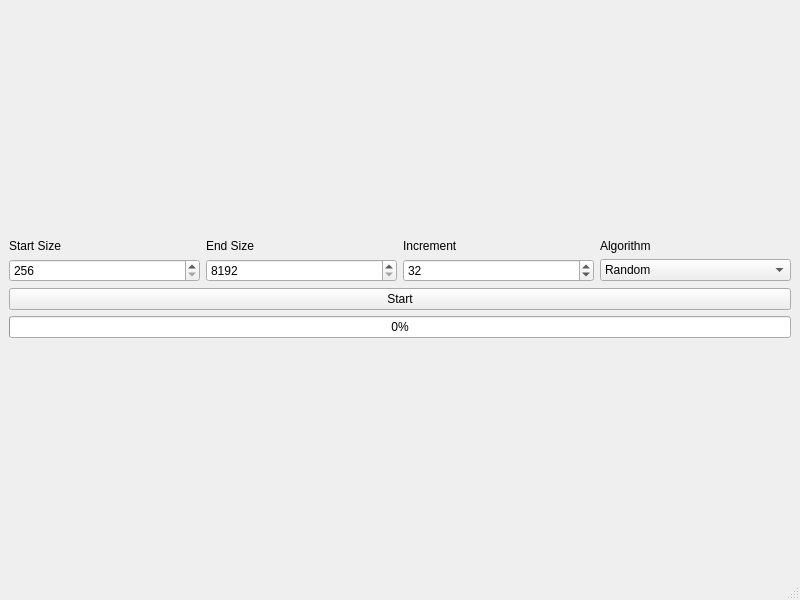
<?xml version="1.0" encoding="UTF-8"?>
<ui version="4.0">
 <class>MemSpeed</class>
 <widget class="QMainWindow" name="MemSpeed">
  <property name="geometry">
   <rect>
    <x>0</x>
    <y>0</y>
    <width>800</width>
    <height>600</height>
   </rect>
  </property>
  <property name="sizePolicy">
   <sizepolicy hsizetype="MinimumExpanding" vsizetype="MinimumExpanding">
    <horstretch>0</horstretch>
    <verstretch>0</verstretch>
   </sizepolicy>
  </property>
  <property name="windowTitle">
   <string>MemSpeed</string>
  </property>
  <widget class="QWidget" name="centralwidget">
   <layout class="QVBoxLayout" name="verticalLayout">
    <item>
     <layout class="QVBoxLayout" name="mainLayout">
      <item>
       <layout class="QHBoxLayout" name="horizontalLayout">
        <item>
         <layout class="QVBoxLayout" name="StartSizeLayout">
          <item>
           <widget class="QLabel" name="label">
            <property name="sizePolicy">
             <sizepolicy hsizetype="Minimum" vsizetype="Fixed">
              <horstretch>0</horstretch>
              <verstretch>0</verstretch>
             </sizepolicy>
            </property>
            <property name="text">
             <string>Start Size</string>
            </property>
           </widget>
          </item>
          <item>
           <widget class="QSpinBox" name="StartSizeValue">
            <property name="minimum">
             <number>256</number>
            </property>
            <property name="maximum">
             <number>20971520</number>
            </property>
            <property name="singleStep">
             <number>32</number>
            </property>
           </widget>
          </item>
         </layout>
        </item>
        <item>
         <layout class="QVBoxLayout" name="EndSizeLayout">
          <item>
           <widget class="QLabel" name="label_2">
            <property name="sizePolicy">
             <sizepolicy hsizetype="Minimum" vsizetype="Fixed">
              <horstretch>0</horstretch>
              <verstretch>0</verstretch>
             </sizepolicy>
            </property>
            <property name="text">
             <string>End Size</string>
            </property>
           </widget>
          </item>
          <item>
           <widget class="QSpinBox" name="EndSizeValue">
            <property name="minimum">
             <number>8192</number>
            </property>
            <property name="maximum">
             <number>20971520</number>
            </property>
            <property name="singleStep">
             <number>32</number>
            </property>
           </widget>
          </item>
         </layout>
        </item>
        <item>
         <layout class="QVBoxLayout" name="IncrementLayout">
          <item>
           <widget class="QLabel" name="label_3">
            <property name="sizePolicy">
             <sizepolicy hsizetype="Minimum" vsizetype="Fixed">
              <horstretch>0</horstretch>
              <verstretch>0</verstretch>
             </sizepolicy>
            </property>
            <property name="text">
             <string>Increment</string>
            </property>
           </widget>
          </item>
          <item>
           <widget class="QSpinBox" name="IncrementValue">
            <property name="minimum">
             <number>8</number>
            </property>
            <property name="maximum">
             <number>4096</number>
            </property>
            <property name="singleStep">
             <number>32</number>
            </property>
            <property name="value">
             <number>32</number>
            </property>
           </widget>
          </item>
         </layout>
        </item>
        <item>
         <layout class="QVBoxLayout" name="AlgorithmLayout">
          <item>
           <widget class="QLabel" name="label_4">
            <property name="sizePolicy">
             <sizepolicy hsizetype="Minimum" vsizetype="Fixed">
              <horstretch>0</horstretch>
              <verstretch>0</verstretch>
             </sizepolicy>
            </property>
            <property name="text">
             <string>Algorithm</string>
            </property>
           </widget>
          </item>
          <item>
           <widget class="QComboBox" name="AlgorithmSelector">
            <property name="sizePolicy">
             <sizepolicy hsizetype="Minimum" vsizetype="Fixed">
              <horstretch>0</horstretch>
              <verstretch>0</verstretch>
             </sizepolicy>
            </property>
            <item>
             <property name="text">
              <string>Random</string>
             </property>
            </item>
            <item>
             <property name="text">
              <string>Sequencial</string>
             </property>
            </item>
           </widget>
          </item>
         </layout>
        </item>
       </layout>
      </item>
      <item>
       <widget class="QPushButton" name="StartButton">
        <property name="text">
         <string>Start</string>
        </property>
       </widget>
      </item>
      <item>
       <widget class="QProgressBar" name="progressBar">
        <property name="value">
         <number>0</number>
        </property>
       </widget>
      </item>
     </layout>
    </item>
   </layout>
  </widget>
  <widget class="QMenuBar" name="menubar">
   <property name="geometry">
    <rect>
     <x>0</x>
     <y>0</y>
     <width>800</width>
     <height>20</height>
    </rect>
   </property>
  </widget>
  <widget class="QStatusBar" name="statusbar"/>
 </widget>
 <resources/>
 <connections/>
</ui>
